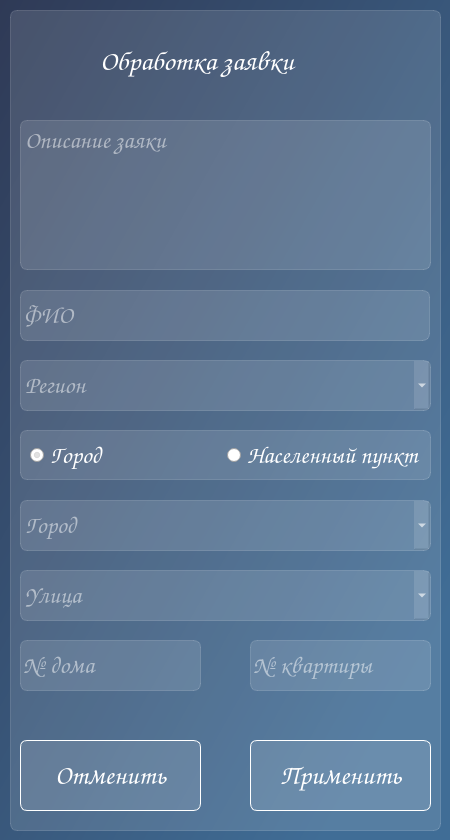
<?xml version="1.0" encoding="UTF-8"?>
<ui version="4.0">
 <class>MainWindow</class>
 <widget class="QMainWindow" name="MainWindow">
  <property name="windowModality">
   <enum>Qt::ApplicationModal</enum>
  </property>
  <property name="geometry">
   <rect>
    <x>0</x>
    <y>0</y>
    <width>450</width>
    <height>840</height>
   </rect>
  </property>
  <property name="minimumSize">
   <size>
    <width>450</width>
    <height>840</height>
   </size>
  </property>
  <property name="maximumSize">
   <size>
    <width>450</width>
    <height>840</height>
   </size>
  </property>
  <property name="windowTitle">
   <string>Create application</string>
  </property>
  <property name="styleSheet">
   <string notr="true">background-color: qlineargradient(spread:pad, x1:0, y1:0, x2:0.840909, y2:0.881, stop:0 rgba(47, 58, 86, 255), stop:1 rgba(64, 109, 150, 255));
font-family: Comic Sans MS;</string>
  </property>
  <widget class="QWidget" name="centralwidget">
   <widget class="QFrame" name="frame">
    <property name="geometry">
     <rect>
      <x>10</x>
      <y>10</y>
      <width>431</width>
      <height>821</height>
     </rect>
    </property>
    <property name="styleSheet">
     <string notr="true">background-color: rgba(255,255,255, 30);
border: 1px solid rgba(255,255,255,40);
border-radius: 7px;</string>
    </property>
    <property name="frameShape">
     <enum>QFrame::StyledPanel</enum>
    </property>
    <property name="frameShadow">
     <enum>QFrame::Raised</enum>
    </property>
    <widget class="QPushButton" name="create_button">
     <property name="geometry">
      <rect>
       <x>240</x>
       <y>730</y>
       <width>181</width>
       <height>71</height>
      </rect>
     </property>
     <property name="styleSheet">
      <string notr="true">QPushButton {
color: white;
border-radius: 7px;
border-color: white;
font-weight: bold;
font-size: 20pt;
}
QPushButton:hover{
color: rgb(141, 170, 255);
}
QPushButton:pressed{
background-color: rgdargba(255, 255, 255, 70);
}</string>
     </property>
     <property name="text">
      <string>Применить</string>
     </property>
    </widget>
    <widget class="QTextEdit" name="text_app">
     <property name="geometry">
      <rect>
       <x>10</x>
       <y>110</y>
       <width>411</width>
       <height>150</height>
      </rect>
     </property>
     <property name="styleSheet">
      <string notr="true">color: white;
font-size: 18pt;</string>
     </property>
     <property name="placeholderText">
      <string>Описание заяки</string>
     </property>
    </widget>
    <widget class="QLabel" name="label">
     <property name="geometry">
      <rect>
       <x>90</x>
       <y>20</y>
       <width>261</width>
       <height>61</height>
      </rect>
     </property>
     <property name="styleSheet">
      <string notr="true">color: white;
font-weight: bold;
font-size: 21pt;
background-color: none;
border: none;</string>
     </property>
     <property name="text">
      <string>Обработка заявки</string>
     </property>
    </widget>
    <widget class="QPushButton" name="canselButton">
     <property name="geometry">
      <rect>
       <x>10</x>
       <y>730</y>
       <width>181</width>
       <height>71</height>
      </rect>
     </property>
     <property name="styleSheet">
      <string notr="true">QPushButton {
color: white;
border-radius: 7px;
border-color: white;
font-weight: bold;
font-size: 20pt;
}
QPushButton:hover{
color: rgb(141, 170, 255);
}
QPushButton:pressed{
background-color: rgdargba(255, 255, 255, 70);
}</string>
     </property>
     <property name="text">
      <string>Отменить</string>
     </property>
     <property name="autoDefault">
      <bool>false</bool>
     </property>
     <property name="default">
      <bool>false</bool>
     </property>
     <property name="flat">
      <bool>false</bool>
     </property>
    </widget>
    <widget class="QComboBox" name="region_comboBox">
     <property name="geometry">
      <rect>
       <x>10</x>
       <y>350</y>
       <width>411</width>
       <height>51</height>
      </rect>
     </property>
     <property name="sizePolicy">
      <sizepolicy hsizetype="Fixed" vsizetype="Fixed">
       <horstretch>0</horstretch>
       <verstretch>0</verstretch>
      </sizepolicy>
     </property>
     <property name="styleSheet">
      <string notr="true">color: white;
font-size: 18pt;</string>
     </property>
     <property name="placeholderText">
      <string>Регион</string>
     </property>
    </widget>
    <widget class="QComboBox" name="city_comboBox">
     <property name="geometry">
      <rect>
       <x>10</x>
       <y>490</y>
       <width>411</width>
       <height>51</height>
      </rect>
     </property>
     <property name="sizePolicy">
      <sizepolicy hsizetype="Fixed" vsizetype="Fixed">
       <horstretch>0</horstretch>
       <verstretch>0</verstretch>
      </sizepolicy>
     </property>
     <property name="styleSheet">
      <string notr="true">color: white;
font-size: 18pt;</string>
     </property>
     <property name="placeholderText">
      <string>Город</string>
     </property>
    </widget>
    <widget class="QComboBox" name="street_comboBox">
     <property name="geometry">
      <rect>
       <x>10</x>
       <y>560</y>
       <width>411</width>
       <height>51</height>
      </rect>
     </property>
     <property name="sizePolicy">
      <sizepolicy hsizetype="Fixed" vsizetype="Fixed">
       <horstretch>0</horstretch>
       <verstretch>0</verstretch>
      </sizepolicy>
     </property>
     <property name="styleSheet">
      <string notr="true">color: white;
font-size: 18pt;</string>
     </property>
     <property name="placeholderText">
      <string>Улица</string>
     </property>
    </widget>
    <widget class="QLineEdit" name="line_fio">
     <property name="geometry">
      <rect>
       <x>10</x>
       <y>280</y>
       <width>410</width>
       <height>51</height>
      </rect>
     </property>
     <property name="styleSheet">
      <string notr="true">color: white;
font-size: 18pt;</string>
     </property>
     <property name="inputMask">
      <string/>
     </property>
     <property name="text">
      <string/>
     </property>
     <property name="readOnly">
      <bool>false</bool>
     </property>
     <property name="placeholderText">
      <string>ФИО</string>
     </property>
     <property name="clearButtonEnabled">
      <bool>false</bool>
     </property>
    </widget>
    <widget class="QLineEdit" name="line_number_room">
     <property name="geometry">
      <rect>
       <x>240</x>
       <y>630</y>
       <width>181</width>
       <height>51</height>
      </rect>
     </property>
     <property name="sizePolicy">
      <sizepolicy hsizetype="Fixed" vsizetype="Fixed">
       <horstretch>0</horstretch>
       <verstretch>0</verstretch>
      </sizepolicy>
     </property>
     <property name="minimumSize">
      <size>
       <width>0</width>
       <height>0</height>
      </size>
     </property>
     <property name="maximumSize">
      <size>
       <width>111111</width>
       <height>16777215</height>
      </size>
     </property>
     <property name="styleSheet">
      <string notr="true">color: white;
font-size: 18pt;</string>
     </property>
     <property name="text">
      <string/>
     </property>
     <property name="maxLength">
      <number>6</number>
     </property>
     <property name="placeholderText">
      <string>№ квартиры</string>
     </property>
    </widget>
    <widget class="QLineEdit" name="line_number_house">
     <property name="geometry">
      <rect>
       <x>10</x>
       <y>630</y>
       <width>181</width>
       <height>51</height>
      </rect>
     </property>
     <property name="sizePolicy">
      <sizepolicy hsizetype="Fixed" vsizetype="Fixed">
       <horstretch>0</horstretch>
       <verstretch>0</verstretch>
      </sizepolicy>
     </property>
     <property name="minimumSize">
      <size>
       <width>0</width>
       <height>0</height>
      </size>
     </property>
     <property name="maximumSize">
      <size>
       <width>111111</width>
       <height>16777215</height>
      </size>
     </property>
     <property name="styleSheet">
      <string notr="true">color: white;
font-size: 18pt;</string>
     </property>
     <property name="text">
      <string/>
     </property>
     <property name="maxLength">
      <number>6</number>
     </property>
     <property name="placeholderText">
      <string>№ дома</string>
     </property>
    </widget>
    <widget class="QGroupBox" name="groupBox">
     <property name="geometry">
      <rect>
       <x>10</x>
       <y>420</y>
       <width>411</width>
       <height>50</height>
      </rect>
     </property>
     <property name="title">
      <string/>
     </property>
     <layout class="QVBoxLayout" name="verticalLayout_2">
      <item>
       <layout class="QHBoxLayout" name="horizontalLayout">
        <item>
         <widget class="QRadioButton" name="city_radioButton">
          <property name="sizePolicy">
           <sizepolicy hsizetype="Preferred" vsizetype="Fixed">
            <horstretch>0</horstretch>
            <verstretch>0</verstretch>
           </sizepolicy>
          </property>
          <property name="styleSheet">
           <string notr="true">font-size: 18pt;
color: white;
background-color: none;
border: none;</string>
          </property>
          <property name="text">
           <string>Город</string>
          </property>
          <property name="checked">
           <bool>true</bool>
          </property>
         </widget>
        </item>
        <item>
         <widget class="QRadioButton" name="locality_radioButton">
          <property name="sizePolicy">
           <sizepolicy hsizetype="Preferred" vsizetype="Fixed">
            <horstretch>0</horstretch>
            <verstretch>0</verstretch>
           </sizepolicy>
          </property>
          <property name="styleSheet">
           <string notr="true">font-size: 18pt;
color: white;
background-color: none;
border: none;</string>
          </property>
          <property name="text">
           <string>Населенный пункт</string>
          </property>
         </widget>
        </item>
       </layout>
      </item>
     </layout>
    </widget>
   </widget>
  </widget>
 </widget>
 <resources/>
 <connections/>
</ui>
